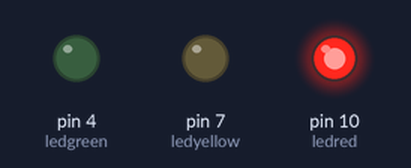
This sketch was run on a simulated Arduino Uno, built with avr-gcc and run on an emulated ATmega328P. Parts: output pins drawn as LEDs (lit = HIGH).

Above: at 0.5 s.
At 1.1 s:
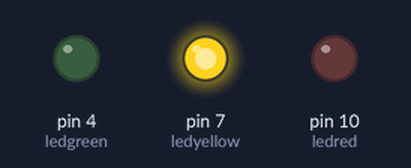
At 3.9 s:
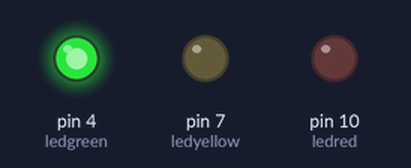
Timing chart, 0 to 5.1 s (numbered marks = the images above):
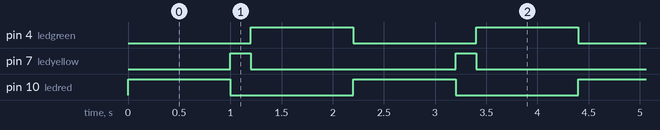

The sketch:

chapter6.ino
```cpp
int ledred=10; //define digital pin10 red
int ledyellow=7; //define digital pin7 yellow
int ledgreen=4; //define digital pin4 green

void setup() {
  // put your setup code here, to run once:
  pinMode(ledred,OUTPUT);//set red pin output
  pinMode(ledyellow,OUTPUT);// set yellow pin output
  pinMode(ledgreen,OUTPUT);// set green pin output
}

void loop() {
  // put your main code here, to run repeatedly:
  digitalWrite(ledred,HIGH);//light up red lamp
  delay(1000);//delay 1000 ms = 1 s
  digitalWrite(ledred,LOW);//go out red lamp
  digitalWrite(ledyellow,HIGH);//light up yellow lamp
  delay(200);//delay 200 ms//
  digitalWrite(ledyellow,LOW);//go out
  digitalWrite(ledgreen,HIGH);//light up green lamp
  delay(1000);//delay 1000 ms
  digitalWrite(ledgreen,LOW);//go out
}
```

Measured:
- by itself, pin 4 (ledgreen), pin 10 (ledred): alternates HIGH for 1.0 s and LOW for 1.2 s
- by itself, pin 7 (ledyellow): alternates HIGH for 0.20 s and LOW for 2.0 s
- by itself, everything shown: repeats every 2.2 s, in 4 steps
